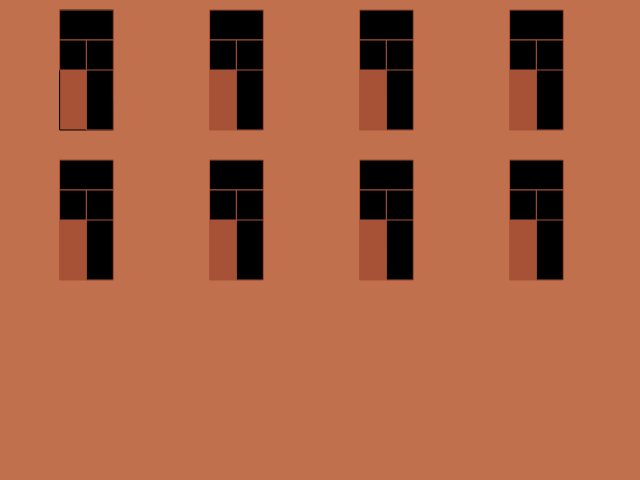
Frame 1 (no input)
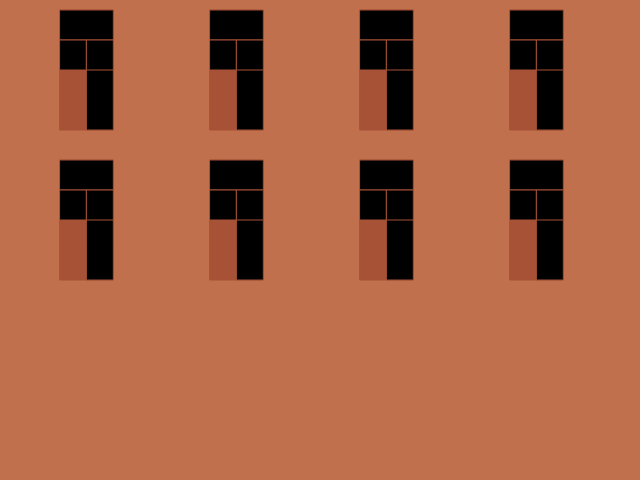
Frame 60 (no input)
Frame 120 (the mouse pressed at the canvas centre since frame 60): identical to frame 60, image omitted

The p5.js sketch that drew these frames (run headless with seeded random() and noise() and a simulated clock; from frame 60 on, the mouse is pressed at the canvas centre):

// p5.js sketch
// ── sketch.js
// windows part II

function setup() {
    createCanvas (640, 480);
}

function draw() {
    background(193, 112, 78);
    
    var ww = width/6; // window width
    var wh = height/2; // window height
    var x = 60, y = 10;
    
    for ( var i = 0; i <4; i++) {
        for (var h = 0; h < 2; h++) {
        dw(x + 150 * i, y + 150 * h, ww , wh);
           
    }
    }
}

    
    function dw(x, y, ww, wh) {
           fill(167, 82, 54);
           rect(x, y, ww/2, wh/2);
           
           fill("black");
           stroke(167, 82, 54);
    
           rect(x, y, ww/2, wh/8);
           rect(x, y + wh/8, ww/4, wh/8);
           rect(x + ww/4, y + wh/8, ww/4, wh/4);
           rect(x + ww/4, y + wh/8 * 2, ww/4, wh/4);  
    }
